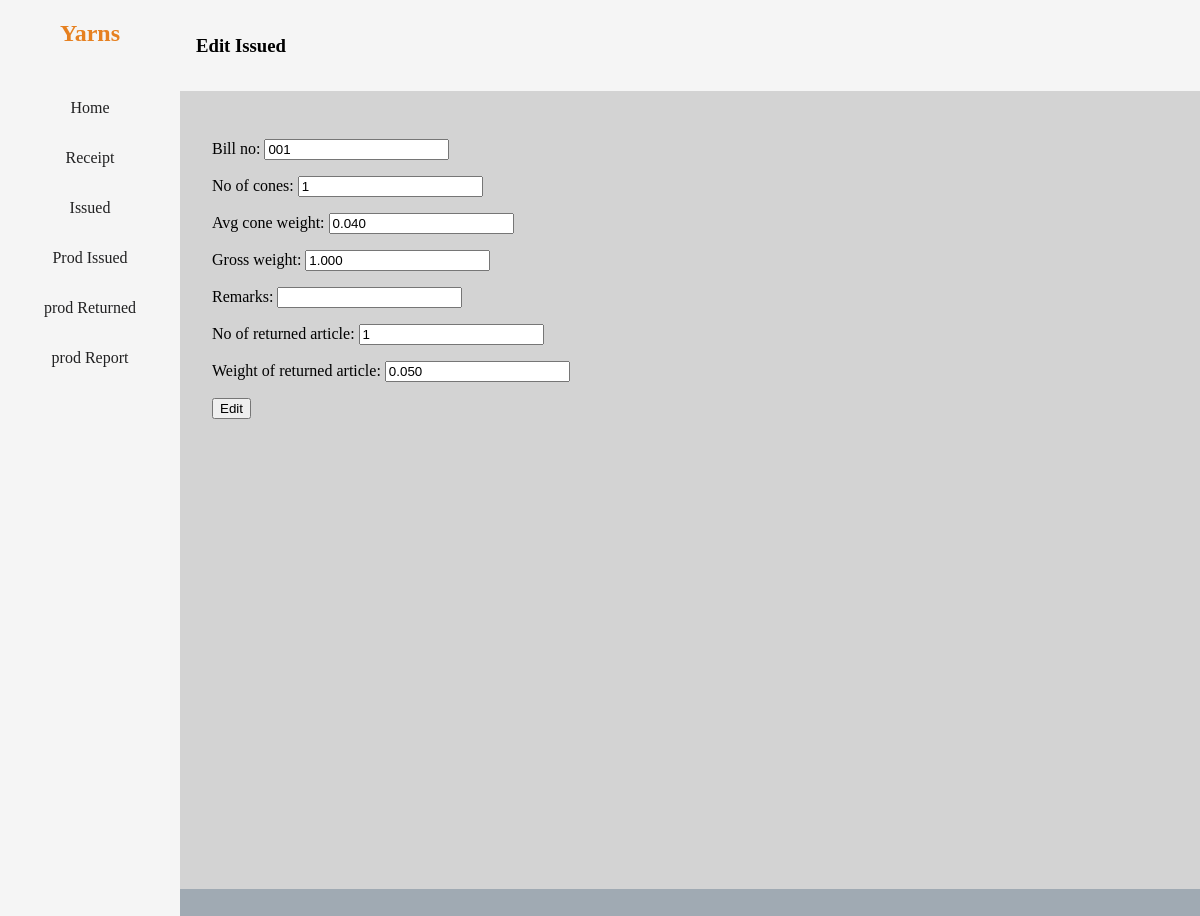
Screenshot of /production_return_edit/1/ with the database file from the repository.
### stock/models.py (models this page shows, shortened)
class Production_Return(models.Model):
    date = models.DateField(auto_now_add=True)
    bill_no = models.CharField(max_length=50)
    name = models.CharField(max_length=50, editable=False)
    yarn_lot = models.CharField(max_length=50, editable=False)
    content = models.CharField(max_length=50, editable=False)
    yarn_count = models.CharField(max_length=50, editable=False)
    colour = models.CharField(max_length=50, null=True, editable=False)
    no_of_cones = models.PositiveIntegerField()
    avg_cone_weight = models.DecimalField(max_digits=10, decimal_places=3)
    gross_weight = models.DecimalField(max_digits=10, decimal_places=3)
    net_weight = models.DecimalField(max_digits=6, decimal_places=3, editable=False, null=True)
    remarks = models.CharField(max_length=50, null=True, default="", blank=True)
    article = models.CharField(max_length=50, blank=True, editable=False)
    no_of_article = models.PositiveIntegerField(null=True, blank=True, editable=False)
    average_weight_of_article = models.DecimalField(max_digits=10, decimal_places=3, null=True, blank=True, editable=False)
    required_weight_for_prod = models.DecimalField(max_digits=10, decimal_places=3, editable=False, null=True)
    total_usage = models.DecimalField(max_digits=10, decimal_places=3, editable=False, null=True)
    yarn_wastage = models.DecimalField(max_digits=10, decimal_places=3, editable=False, null=True)
    no_of_returned_article = models.PositiveIntegerField(null=True)
    weight_of_returned_article =  models.DecimalField(max_digits=10, decimal_places=3, null=True)

### stock/views.py (the view)
# urls.py: path('production_return_edit/<int:pk>/', views.production_return_edit, name='production_return_edit'),
def production_return_edit(request, pk):
    production_return = get_object_or_404(Production_Return, pk=pk)
    if request.method == 'POST':
        form = Production_Return_Form(request.POST, instance=production_return)
        if form.is_valid():
            form.save()
            return redirect('production_return')
    else:
        form = Production_Return_Form(instance=production_return)
    return render(request, 'edit_page/production_return_edit.html', {'production_return':production_return, 'form':form})

### stock/forms.py
class Production_Return_Form(ModelForm):
    class Meta:
        model = Production_Return
        fields = '__all__'

### stock/templates/edit_page/production_return_edit.html (shortened to what this page needs)
{% extends 'base.html' %}
<h3>{% block heading %}Edit Issued{% endblock %}</h3>
{% block table %}
    <div style="padding: 2rem; height:100%;">
        <form method="post">
            {{form.as_p}}
            <button type="Submit">Edit</button>
        </form>
    </div>
{% endblock %}

### templates/base.html (style rules this page uses)
body { padding: 0; margin: 0; display: flex; flex-direction: row; background-color: rgb(160, 170, 179); }

### rows the page displays
Production_Return: bill_no "001", no_of_cones "1", avg_cone_weight "0.040", gross_weight "1.000", no_of_returned_article "1", weight_of_returned_article "0.050"
